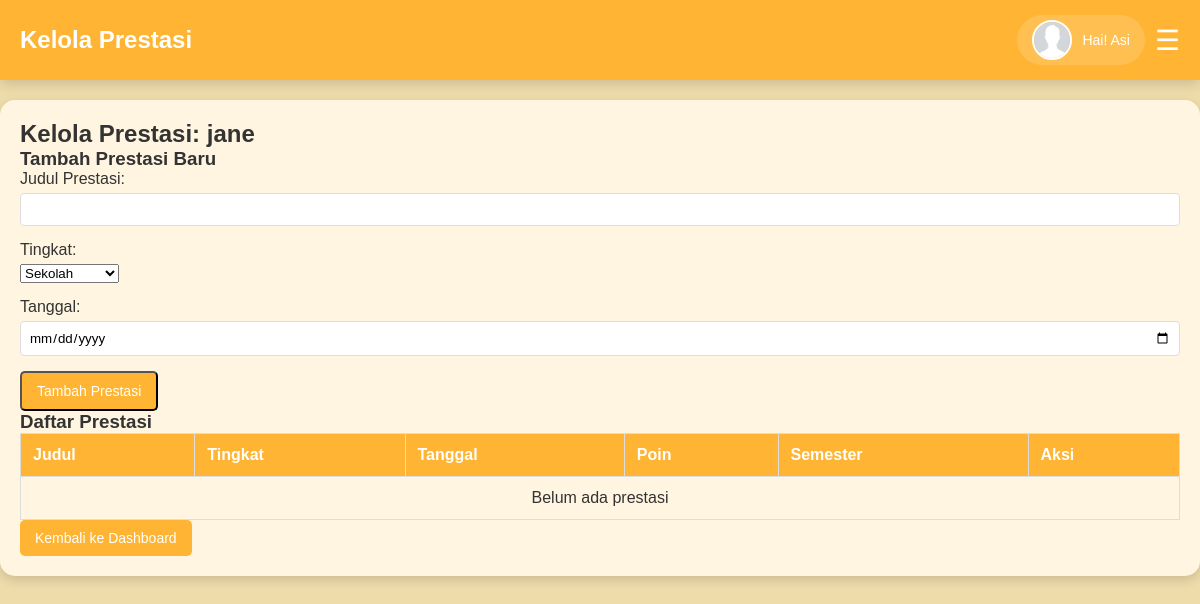
The app's page /dashboard-guru-fiture/kelola_prestasi.php?eskul_id=4&student_id=12 (signed in), older data.
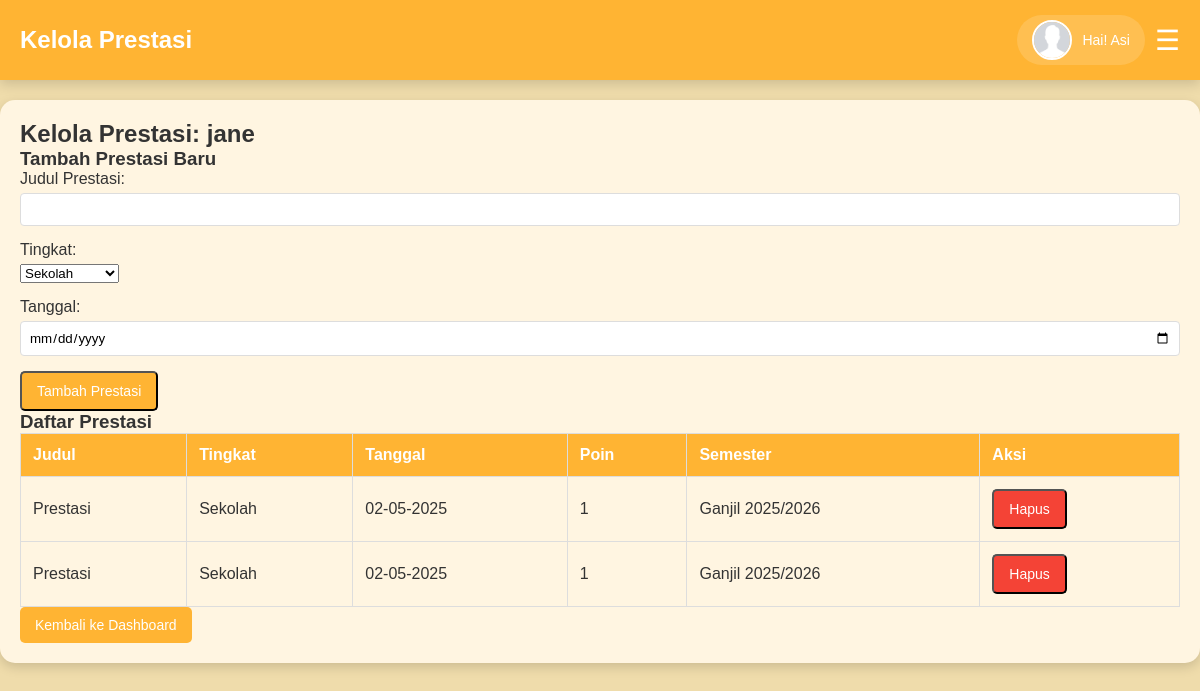
The same page, newer data.
### tables this page shows
CREATE TABLE `teachers` (
  `teacher_id` int(11) NOT NULL,
  `name` varchar(100) NOT NULL,
  `email` varchar(100) DEFAULT NULL,
  `phone` varchar(15) DEFAULT NULL,
  `user_id` int(11) DEFAULT NULL
);

CREATE TABLE `users` (
  `id` int(11) NOT NULL,
  `username` varchar(50) NOT NULL,
  `password` varchar(255) NOT NULL,
  `full_name` varchar(100) NOT NULL,
  `role` enum('admin','teacher','student') NOT NULL,
  `profile_picture` varchar(255) DEFAULT 'fotos/profile/default.png'
);

CREATE TABLE `students` (
  `student_id` int(11) NOT NULL,
  `name` varchar(100) NOT NULL,
  `email` varchar(100) DEFAULT NULL,
  `phone` varchar(15) DEFAULT NULL,
  `user_id` int(11) DEFAULT NULL,
  `kelas_id` int(11) DEFAULT NULL
);

CREATE TABLE `prestasi` (
  `prestasi_id` int(11) NOT NULL,
  `student_id` int(11) DEFAULT NULL,
  `eskul_id` int(11) DEFAULT NULL,
  `judul_prestasi` varchar(255) DEFAULT NULL,
  `tingkat` enum('Sekolah','Kota','Provinsi','Nasional','Internasional') DEFAULT NULL,
  `poin` int(11) DEFAULT NULL,
  `tanggal` date DEFAULT NULL,
  `id_semester` int(11) DEFAULT NULL,
  `created_at` timestamp NOT NULL DEFAULT current_timestamp()
);

CREATE TABLE `semester` (
  `id_semester` int(11) NOT NULL,
  `semester` enum('Ganjil','Genap') NOT NULL,
  `tahun_ajaran` varchar(255) NOT NULL
);

### dashboard-guru-fiture/kelola_prestasi.php (the view, shortened to what this page needs)
<?php
include '../koneksi.php';
$eskul_id = isset($_GET['eskul_id']) ? $_GET['eskul_id'] : null;
$student_id = isset($_GET['student_id']) ? $_GET['student_id'] : null;
$student_stmt = $conn->prepare("SELECT name FROM students WHERE student_id = ?");
$student_stmt->bind_param("i", $student_id);
$student_stmt->execute();
$student_result = $student_stmt->get_result();
$student_name = $student_result->fetch_assoc()['name'] ?? "Unknown Student";
$prestasi_query = "
    SELECT p.*, s.semester, s.tahun_ajaran,
    DATE_FORMAT(p.tanggal, '%d-%m-%Y') as tanggal_formatted
    FROM prestasi p
    JOIN semester s ON p.id_semester = s.id_semester
    WHERE p.student_id = ? AND p.eskul_id = ?
    GROUP BY p.prestasi_id  /* Prevent duplicates */
    ORDER BY p.tanggal DESC";
$stmt = $conn->prepare($prestasi_query);
$stmt->bind_param("ii", $student_id, $eskul_id);
$stmt->execute();
$prestasi_result = $stmt->get_result();
$page_title = "Kelola Prestasi";
include 'layouts/header.php';
?>
<div class="wrapper">
    <main class="container">
        <h2>Kelola Prestasi: <?php echo htmlspecialchars($student_name); ?></h2>
        <form method="POST" class="form-group">
            <h3>Tambah Prestasi Baru</h3>
            <div class="form-control">
                <label>Judul Prestasi:</label>
                <input type="text" name="judul_prestasi" required>
            </div>
            <div class="form-control">
                <label>Tingkat:</label>
                <select name="tingkat" required>
                    <option value="Sekolah">Sekolah</option>
                </select>
            </div>
            <div class="form-control">
                <label>Tanggal:</label>
                <input type="date" name="tanggal" required>
            </div>
            <button type="submit" name="add_prestasi" class="button">Tambah Prestasi</button>
        </form>
        <h3>Daftar Prestasi</h3>
        <div class="table-responsive">
            <table class="user-table">
                <thead>
                    <tr>
                        <th>Judul</th>
                        <th>Tingkat</th>
                        <th>Tanggal</th>
                        <th>Poin</th>
                        <th>Semester</th>
                        <th>Aksi</th>
                    </tr>
                </thead>
                <tbody>
                    <?php if ($prestasi_result->num_rows > 0): ?>
                        <?php while ($prestasi = $prestasi_result->fetch_assoc()): ?>
                        <tr>
                            <td><?php echo htmlspecialchars($prestasi['judul_prestasi']); ?></td>
                            <td><?php echo htmlspecialchars($prestasi['tingkat']); ?></td>
                            <td><?php echo htmlspecialchars($prestasi['tanggal_formatted']); ?></td>
                            <td><?php echo htmlspecialchars($prestasi['poin']); ?></td>
                            <td><?php echo htmlspecialchars($prestasi['semester'] . ' ' . $prestasi['tahun_ajaran']); ?></td>
                            <td>
                                <form method="POST" style="display: inline;" onsubmit="return confirm('Yakin ingin menghapus prestasi ini?');">
                                    <button type="submit" name="delete_prestasi" class="button delete-btn">Hapus</button>
                                </form>
                            </td>
                        </tr>
                        <?php endwhile; ?>
                    <?php else: ?>
                        <tr>
                            <td colspan="6" style="text-align: center;">Belum ada prestasi</td>
                        </tr>
                    <?php endif; ?>
                </tbody>
            </table>
        </div>
        <a href="../dashboard_guru.php" class="button">Kembali ke Dashboard</a>
    </main>
</div>
</body>
</html>

### dashboard-guru-fiture/layouts/header.php (shortened to what this page needs)
<?php
if (!isset($teacher_name)) {
    $query_teacher = "SELECT t.name, u.profile_picture
                     FROM teachers t
                     JOIN users u ON t.user_id = u.id
                     WHERE t.user_id = ?";
    $stmt = $conn->prepare($query_teacher);
    $stmt->bind_param("i", $_SESSION['user_id']);
    $stmt->execute();
    $teacher_data = $stmt->get_result()->fetch_assoc();
    $teacher_name = $teacher_data['name'];
    $teacher_photo = !empty($teacher_data['profile_picture']) ? '../' . $teacher_data['profile_picture'] : '../fotos/profile/default.png';
}
?>
<!DOCTYPE html>
<html lang="id">
<head>
    <link rel="stylesheet" href="../css/style.css">
</head>
<body>
    <nav class="navbar">
        <div class="navbar-left">
            <h2><?php echo $page_title ?? 'Dashboard Guru'; ?></h2>
        </div>
        <div class="navbar-right">
            <div class="profile">
                <img src="<?php echo $teacher_photo; ?>" alt="Profile" class="profile-logo">
                <span class="welcome-message">
                    Hai! <?php echo htmlspecialchars($teacher_name); ?>
                </span>
            </div>
            <button id="menu-btn" class="menu-btn">☰</button>
        </div>
    </nav>
</body>
</html>

### css/style.css (style rules this page uses)
:root { --bg-color: #EFDCAB; --bg-color-2: #FFF5E1; --text-color: #333; --primary-color: #FFB433; --hover-color: #E09E2C; --sidebar-bg: #FFB433; --sidebar-text: #5A3E1B; --overlay-bg: rgba(0, 0, 0, 0.5); --shadow-light: 0px 4px 12px rgba(0, 0, 0, 0.15); }
*, *::before, *::after { margin: 0; padding: 0; box-sizing: border-box; font-family: Arial, sans-serif; }
html { scroll-behavior: smooth; }
body { background-color: var(--bg-color); color: var(--text-color); transition: all 0.3s ease-in-out; }
.navbar { display: flex; justify-content: space-between; align-items: center; background: var(--primary-color); padding: 15px 20px; color: white; position: fixed; width: 100%; top: 0; left: 0; z-index: 1000; box-shadow: var(--shadow-light); }
.navbar-left h2 { font-size: 24px; }
.navbar-right { display: flex; align-items: center; gap: 10px; }
.profile { display: flex; align-items: center; background: rgba(255, 255, 255, 0.15); border-radius: 25px; padding: 5px 15px; gap: 10px; }
.profile-logo { width: 40px; height: 40px; object-fit: cover; border-radius: 50%; border: 2px solid white; }
.welcome-message { color: white; font-weight: 500; font-size: 14px; text-transform: capitalize; white-space: nowrap; }
.container { max-width: 1200px; margin: 100px auto 20px auto; padding: 20px; background: var(--bg-color-2); border-radius: 15px; box-shadow: var(--shadow-light); }
.table-responsive { width: 100%; overflow-x: auto; }
.user-table { width: 100%; min-width: 600px; border-collapse: collapse; }
.user-table th, .user-table td { border: 1px solid #ddd; padding: 12px; text-align: left; white-space: nowrap; }
.user-table th { background: var(--primary-color); color: white; }
.button { padding: 10px 15px; background-color: var(--primary-color); color: white; text-decoration: none; border-radius: 5px; display: inline-block; font-size: 14px; }
.delete-btn { background-color: #f44336; }
.menu-btn { background: none; border: none; color: white; font-size: 28px; cursor: pointer; }
.form-control { margin-bottom: 15px; }
.form-control label { display: block; margin-bottom: 5px; }
.form-control input, .form-control textarea { width: 100%; padding: 8px; border: 1px solid #ddd; border-radius: 4px; }

Row changes from the older to the newer data that the page shows:
added prestasi: judul_prestasi "Prestasi", tingkat "Sekolah", tanggal_formatted "02-05-2025", poin "1", id_semester.tahun_ajaran "Ganjil 2025/2026"
added prestasi: judul_prestasi "Prestasi", tingkat "Sekolah", tanggal_formatted "02-05-2025", poin "1", id_semester.tahun_ajaran "Ganjil 2025/2026"
Text that changed along with them:
text no longer shown: "Belum ada prestasi"
